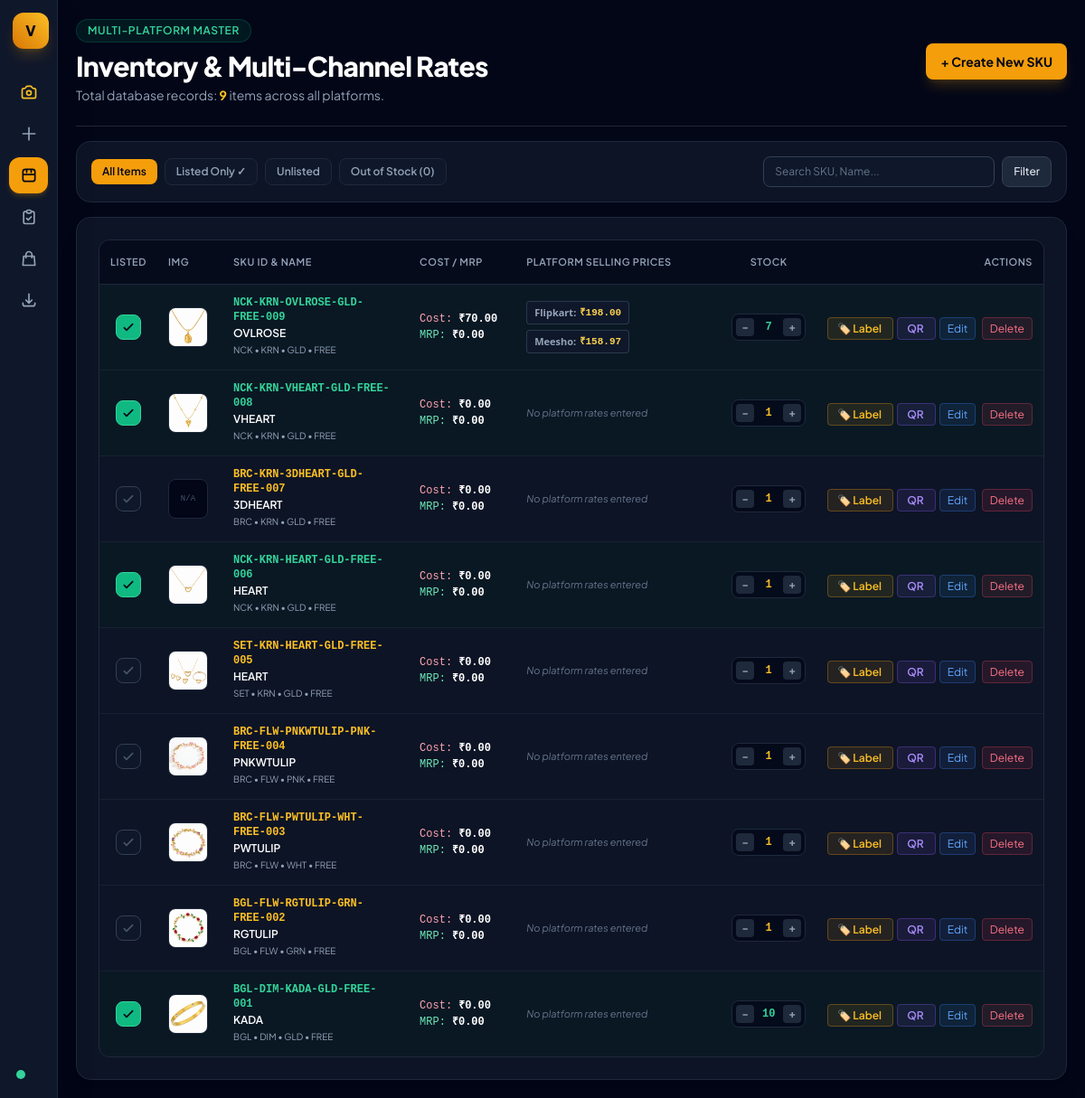
The app's page /inventory/, older data.
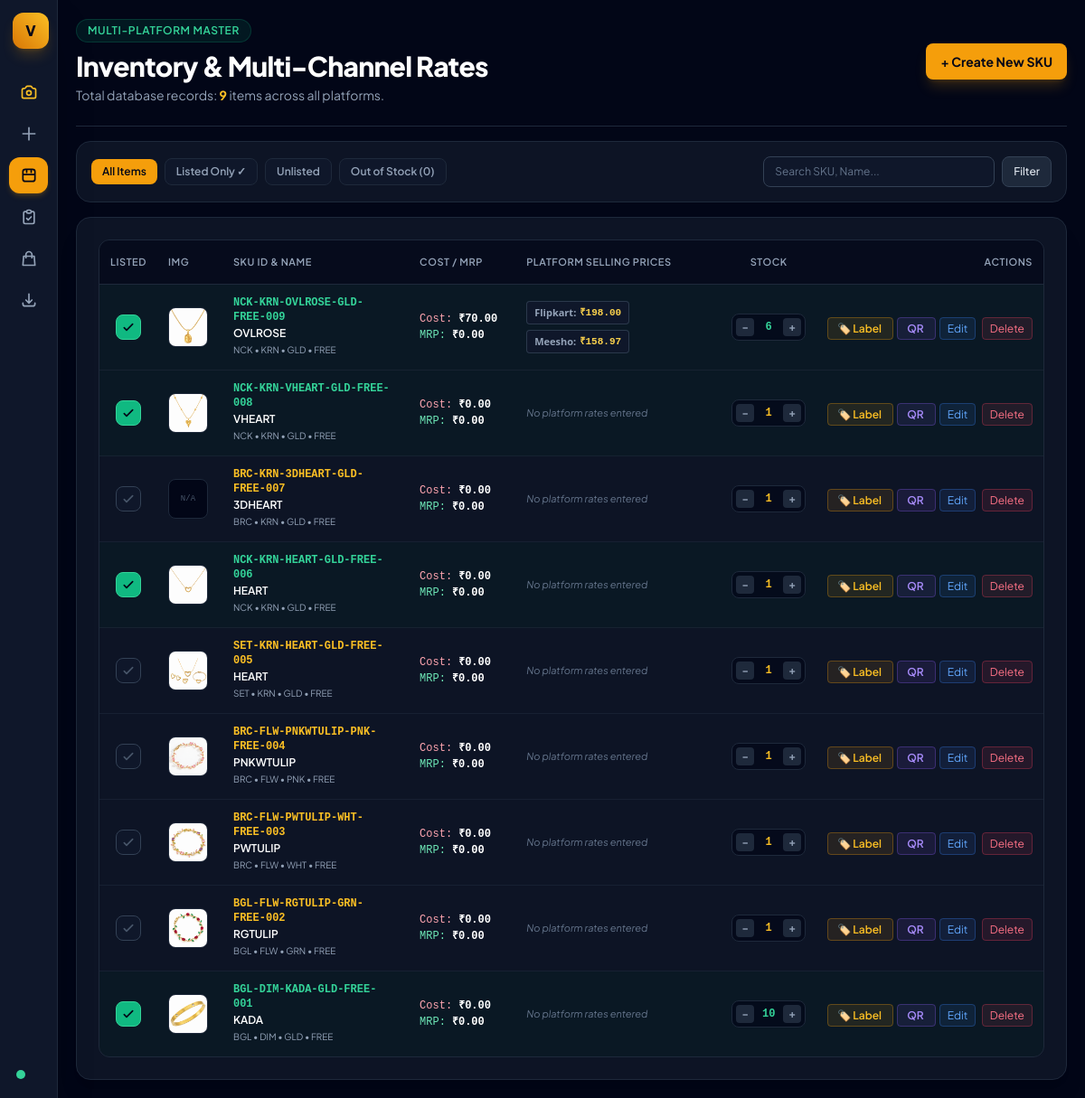
The same page, newer data.
### sku_manager/models.py (models this page shows, shortened)
class JewelrySKU(models.Model):
    CATEGORY_CHOICES = [
        ('BGL', 'BGL - Bangles / Kadas'),
        ('BRC', 'BRC - Bracelet'),
        ('NCK', 'NCK - Necklace / Choker'),
        ('EAR', 'EAR - Earrings'),
        ('SET', 'SET - Complete Set / Combo'),
        ('JHK', 'JHK - Jhumkas'),
        ('RNG', 'RNG - Rings'),
        ('PAY', 'PAY - Anklet / Payal'),
        ('TIK', 'TIK - Maang Tikka'),
    ]
    COLOR_CHOICES = [
        ('GLD', 'GLD - Golden'),
        ('RBYGRN', 'RBYGRN - Ruby & Emerald Green'),
        ('GRN', 'GRN - Emerald Green'),
        ('MRN', 'MRN - Maroon / Ruby'),
        ('ROSE', 'ROSE - Rose Gold'),
        ('SLV', 'SLV - Silver / Rhodium'),
        ('MTC', 'MTC - Multi-Color'),
        ('WHT', 'WHT - White / Pearl'),
        ('BLK', 'BLK - Black'),
        ('BLU', 'BLU - Royal Blue'),
        ('PNK', 'PNK - Baby Pink'),
    ]
    category = models.CharField(max_length=10, choices=CATEGORY_CHOICES, default='BGL')
    style = models.CharField(max_length=20, default='ADC')
    name = models.CharField(max_length=50, default='LOVE')
    color = models.CharField(max_length=20, choices=COLOR_CHOICES, default='GLD')
    size = models.CharField(max_length=20, default='2.4')
    number = models.CharField(max_length=10, default='001')
    sku = models.CharField(max_length=100, unique=True, editable=False)
    is_listed = models.BooleanField(default=False)
    image = models.ImageField(upload_to='products/', null=True, blank=True)
    stock = models.PositiveIntegerField(default=0)
    purchase_price = models.DecimalField(max_digits=10, decimal_places=2, default=0.00)
    selling_price = models.DecimalField(max_digits=10, decimal_places=2, default=0.00)
    created_at = models.DateTimeField(auto_now_add=True)
    updated_at = models.DateTimeField(auto_now=True)
    class Meta:
        ordering = ['-created_at']

### sku_manager/views.py (the view, shortened to what this page needs)
# urls.py: path('inventory/', views.sku_inventory, name='sku_inventory'),
def sku_inventory(request):
    search_query = request.GET.get('q', '').strip()
    filter_status = request.GET.get('status', '').strip()
    platforms = get_or_seed_platforms()
    sku_list = JewelrySKU.objects.prefetch_related('platform_prices__platform').all()
    if filter_status == 'listed':
        sku_list = sku_list.filter(is_listed=True)
    elif filter_status == 'unlisted':
        sku_list = sku_list.filter(is_listed=False)
    elif filter_status == 'out_of_stock':
        sku_list = sku_list.filter(stock=0)
    paginator = Paginator(sku_list, 10)
    page = request.GET.get('page')
    try:
        skus = paginator.page(page)
    except PageNotAnInteger:
        skus = paginator.page(1)
    except EmptyPage:
        skus = paginator.page(paginator.num_pages)
    return render(request, 'sku_manager/inventory.html', {
        'skus': skus,
        'platforms': platforms,
        'search_query': search_query,
        'filter_status': filter_status,
        'total_count': sku_list.count(),
        'active_page': 'inventory',
    })

### sku_manager/views.py (called while the page is built)
def get_or_seed_platforms():
    if not Platform.objects.exists():
        for name in DEFAULT_PLATFORMS:
            Platform.objects.get_or_create(name=name)
    return Platform.objects.all().order_by('id')

### templates/sku_manager/inventory.html (shortened to what the changed rows need)
{% extends "sku_manager/base.html" %}
{% block content %}
<header class="flex flex-col sm:flex-row sm:items-center justify-between border-b border-slate-800 pb-6 gap-4">
  <div>
    <h1 class="text-3xl font-extrabold tracking-tight text-white">Inventory & Multi-Channel Rates</h1>
  </div>
</header>
<div class="bg-slate-800/40 border border-slate-800 rounded-2xl p-6 shadow-xl space-y-4">
  <div class="overflow-x-auto rounded-xl border border-slate-800">
    <table class="w-full text-left text-sm text-slate-300">
      <thead class="bg-slate-950/60 text-[11px] uppercase tracking-wider text-slate-400 border-b border-slate-800">
        <tr>
          <th class="py-3.5 px-3 font-semibold text-center w-14">Listed</th>
          <th class="py-3.5 px-3 font-semibold w-14">Img</th>
          <th class="py-3.5 px-4 font-semibold">SKU ID & Name</th>
          <th class="py-3.5 px-4 font-semibold">Cost / MRP</th>
          <th class="py-3.5 px-4 font-semibold">Platform Selling Prices</th>
          <th class="py-3.5 px-3 font-semibold text-center">Stock</th>
          <th class="py-3.5 px-3 text-right font-semibold">Actions</th>
        </tr>
      </thead>
      <tbody class="divide-y divide-slate-800/60 font-normal">
        {% for item in skus %}
          <tr class="transition {% if item.is_listed %}bg-emerald-950/20 hover:bg-emerald-900/30{% else %}hover:bg-slate-800/40{% endif %}">
            <td class="py-3 px-3 text-center">
              <a href="{% url 'sku_toggle_listed' item.pk %}"
                 class="inline-flex items-center justify-center w-7 h-7 rounded-lg transition border {% if item.is_listed %}bg-emerald-500 text-slate-950 border-emerald-400 hover:bg-emerald-400{% else %}bg-slate-900 text-slate-600 border-slate-700 hover:border-amber-500 hover:text-amber-400{% endif %}">
                <svg class="w-4 h-4" fill="none" stroke="currentColor" stroke-width="2.5" viewBox="0 0 24 24"><path stroke-linecap="round" stroke-linejoin="round" d="M5 13l4 4L19 7"></path></svg>
              </a>
            </td>
            <td class="py-3 px-3">
              <div class="w-11 h-11 rounded-lg bg-slate-950 border border-slate-800 overflow-hidden flex items-center justify-center">
                {% if item.image %}
                  <img src="{{ item.image.url }}" alt="{{ item.name }}" class="w-full h-full object-cover">
                {% else %}
                  <span class="text-[9px] text-slate-600 font-mono">N/A</span>
                {% endif %}
              </div>
            </td>
            <td class="py-3 px-4">
              <div class="font-mono font-bold {% if item.is_listed %}text-emerald-400{% else %}text-amber-400{% endif %} text-xs">
                {{ item.sku }}
              </div>
              <div class="font-semibold text-white text-xs mt-0.5">{{ item.name }}</div>
              <div class="text-[10px] text-slate-400">{{ item.category }} • {{ item.style }} • {{ item.color }} • {{ item.size }}</div>
            </td>
            <td class="py-3 px-4 whitespace-nowrap text-xs font-mono">
              <div class="text-rose-300">Cost: <strong class="text-white">₹{{ item.purchase_price }}</strong></div>
              <div class="text-emerald-300 mt-0.5">MRP: <strong class="text-white">₹{{ item.selling_price }}</strong></div>
            </td>
            <td class="py-3 px-4">
              <div class="flex flex-wrap gap-1.5 max-w-sm">
                {% for pp in item.platform_prices.all %}
                  <div class="inline-flex items-center gap-1 bg-slate-900 border border-slate-700/80 px-2 py-0.5 rounded text-[11px] font-mono">
                    <span class="text-slate-400 font-sans font-semibold">{{ pp.platform.name }}:</span>
                    <span class="text-amber-300 font-bold">₹{{ pp.price }}</span>
                  </div>
                {% empty %}
                  <span class="text-[11px] text-slate-500 italic">No platform rates entered</span>
                {% endfor %}
              </div>
            </td>
            <td class="py-3 px-3 text-center whitespace-nowrap">
              <div class="inline-flex items-center gap-1 bg-slate-950/70 border border-slate-800 rounded-lg p-1">
                <a href="{% url 'sku_adjust_stock' item.pk 'dec' %}" class="w-5 h-5 flex items-center justify-center rounded bg-slate-800 hover:bg-rose-500/20 hover:text-rose-400 text-slate-400 text-xs font-bold transition">−</a>
                <span class="font-mono font-bold text-xs min-w-[24px] text-center {% if item.stock == 0 %}text-rose-400{% elif item.stock <= 5 %}text-amber-400{% else %}text-emerald-400{% endif %}">
                  {{ item.stock }}
                </span>
                <a href="{% url 'sku_adjust_stock' item.pk 'inc' %}" class="w-5 h-5 flex items-center justify-center rounded bg-slate-800 hover:bg-emerald-500/20 hover:text-emerald-400 text-slate-400 text-xs font-bold transition">+</a>
              </div>
            </td>
            <td class="py-3 px-3 text-right space-x-1 whitespace-nowrap">
              <a href="{% url 'sku_print_label' item.pk %}" target="_blank" title="Print Jewelry Label"
                 class="text-xs bg-amber-500/10 hover:bg-amber-500/20 text-amber-400 px-2.5 py-1 rounded transition border border-amber-500/30 font-semibold">
                🏷️ Label
              </a>
              <a href="{% url 'sku_qr_download' item.pk %}" target="_blank" title="Download QR Code"
                 class="text-xs bg-violet-500/10 hover:bg-violet-500/20 text-violet-400 px-2.5 py-1 rounded transition border border-violet-500/30 font-semibold">
                QR
              </a>
              <a href="{% url 'sku_edit' item.pk %}" class="text-xs bg-blue-500/10 hover:bg-blue-500/20 text-blue-400 px-2 py-1 rounded transition border border-blue-500/30">Edit</a>
              <a href="{% url 'sku_delete' item.pk %}" onclick="return confirm('Delete {{ item.sku }} permanently?')" class="text-xs bg-rose-500/10 hover:bg-rose-500/20 text-rose-400 px-2 py-1 rounded transition border border-rose-500/30">Delete</a>
            </td>
          </tr>
        {% empty %}
          <tr>
            <td colspan="7" class="text-center py-12 text-slate-500 text-sm">
              No inventory records found.
            </td>
          </tr>
        {% endfor %}
      </tbody>
    </table>
  </div>
</div>
{% endblock %}

Row changes from the older to the newer data that the page shows:
changed JewelrySKU "NCK-KRN-OVLROSE-GLD-FREE-009": stock "7" → "6"
